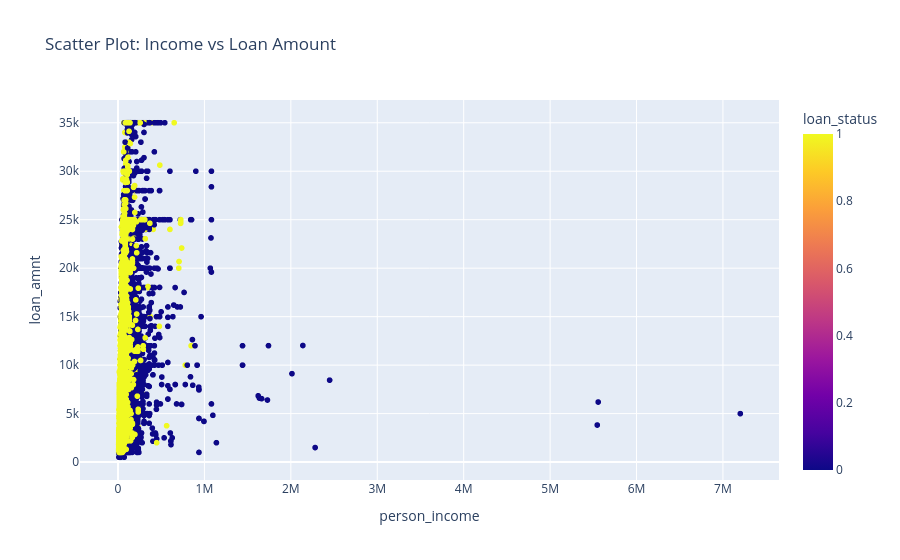

Notebook source saved alongside this figure:
### Code cell
fig_scatter = px.scatter(
    df,
    x="person_income",
    y="loan_amnt",
    color="loan_status",
    title="Scatter Plot: Income vs Loan Amount",
)
fig_scatter.show()

### Figure 1 — Plotly figure (JSON) as saved in the notebook; plotly's stock layout.template omitted (floating-point values rounded to 4 significant figures; data arrays with more than 128 entries replaced by an {"elided": "..."} marker saying what was removed)
{"data": [{"hovertemplate": "person_income=%{x}<br>loan_amnt=%{y}<br>loan_status=%{marker.color}<extra></extra>", "legendgroup": "", "marker": {"color": {"elided": "45000 int values"}, "coloraxis": "coloraxis", "symbol": "circle"}, "mode": "markers", "name": "", "showlegend": false, "type": "scattergl", "x": {"elided": "45000 float values"}, "xaxis": "x", "y": {"elided": "45000 float values"}, "yaxis": "y"}], "layout": {"coloraxis": {"colorbar": {"title": {"text": "loan_status"}}, "colorscale": [[0.0, "#0d0887"], [0.1111, "#46039f"], [0.2222, "#7201a8"], [0.3333, "#9c179e"], [0.4444, "#bd3786"], [0.5556, "#d8576b"], [0.6667, "#ed7953"], [0.7778, "#fb9f3a"], [0.8889, "#fdca26"], [1.0, "#f0f921"]]}, "legend": {"tracegroupgap": 0}, "title": {"text": "Scatter Plot: Income vs Loan Amount"}, "xaxis": {"anchor": "y", "domain": [0.0, 1.0], "title": {"text": "person_income"}}, "yaxis": {"anchor": "x", "domain": [0.0, 1.0], "title": {"text": "loan_amnt"}}}}
